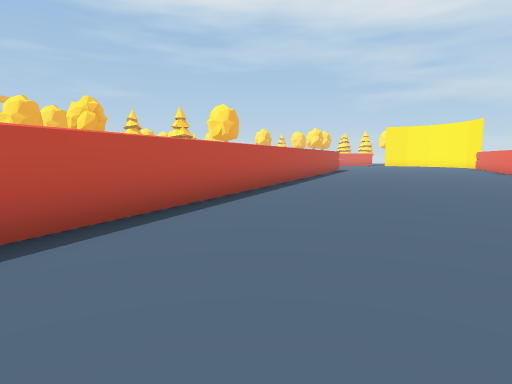
View 1 (above)

24 first-person views from a walk through a Unity game level. The camera is 0.72 m above the floor, tilts 6° down and sees 75° across. The floor is counted in squares, 1 m on a side. Each view is taken from the middle of a square. On the plan, view 1 faces up. The plan holds only what a view shows up to about 10 squares ahead; the rest is blank. The place goes on beyond the plan.

View 2
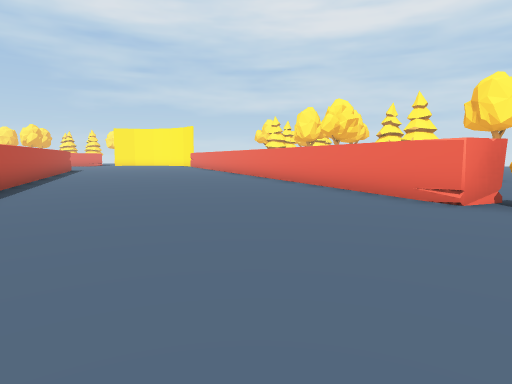

View 3
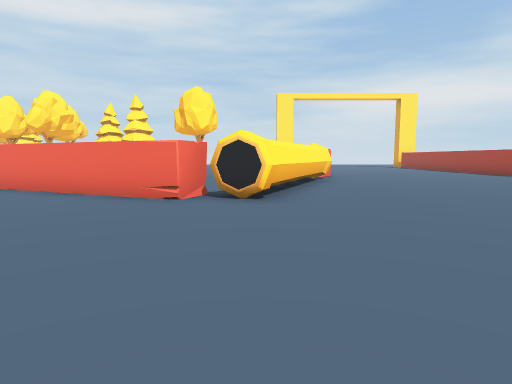

View 4
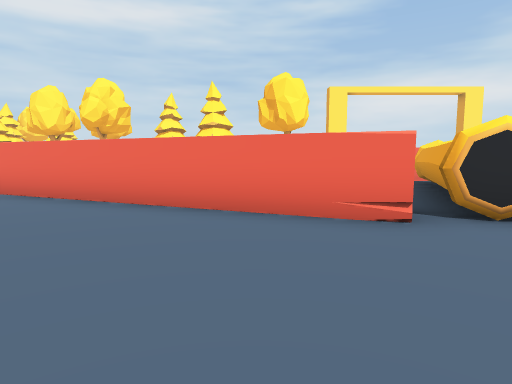

View 5
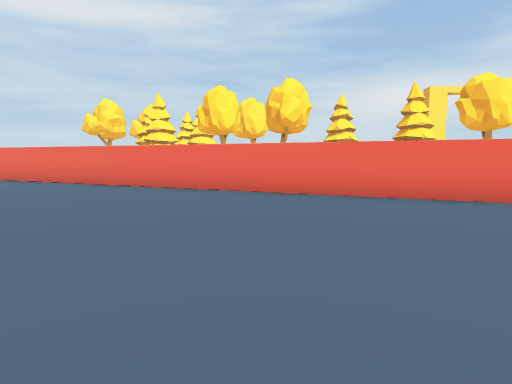

View 6
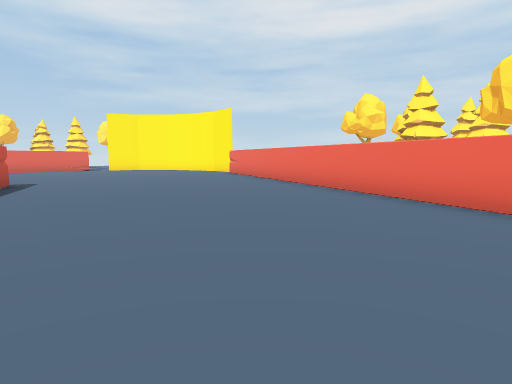

View 7
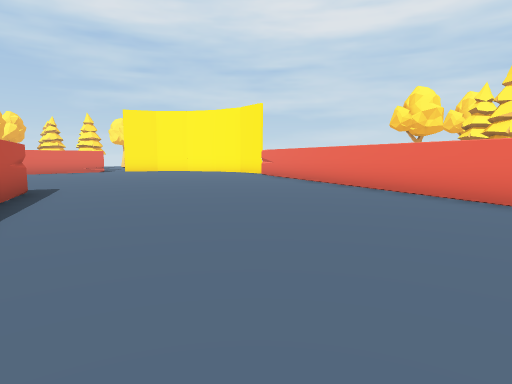

View 8
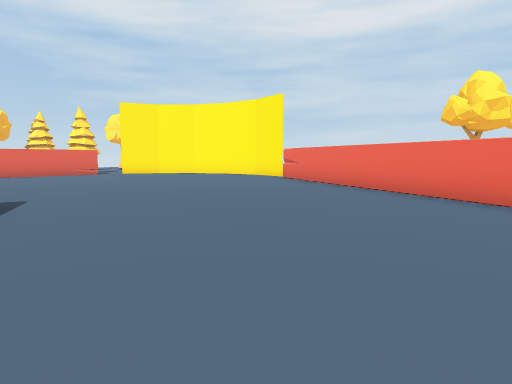

View 9
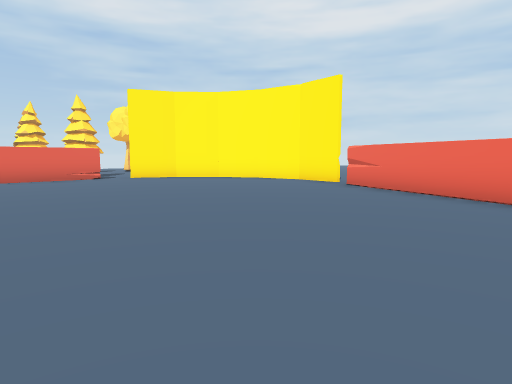

View 10
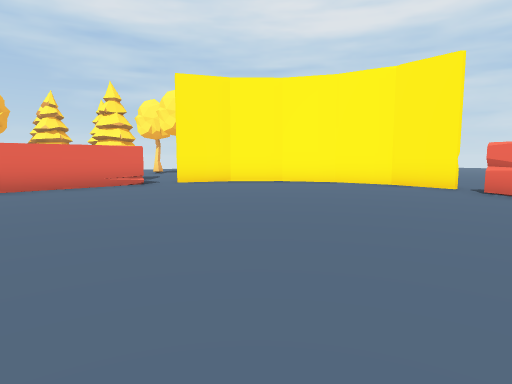

View 11
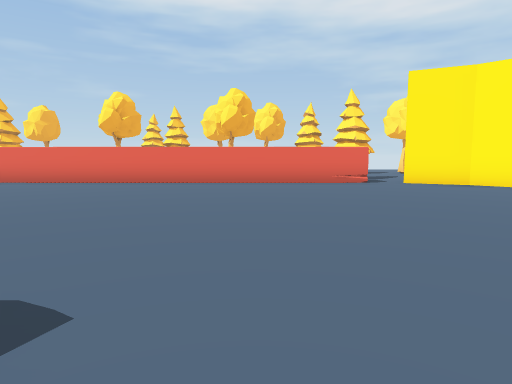

View 12
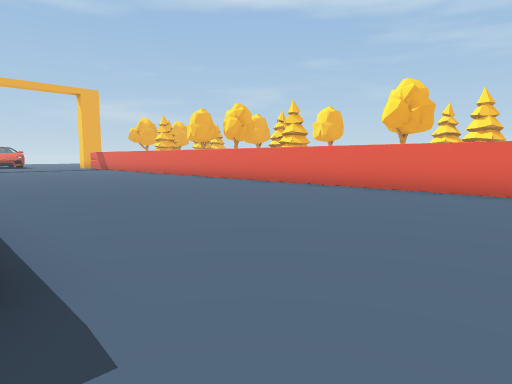

View 13
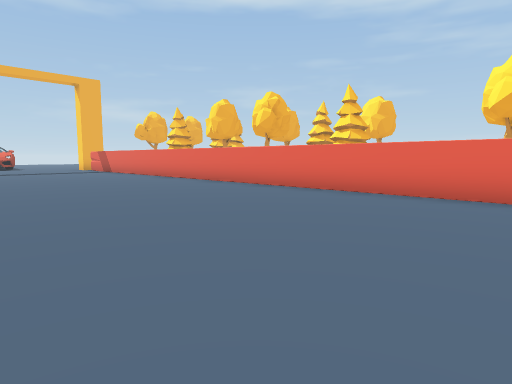

View 14
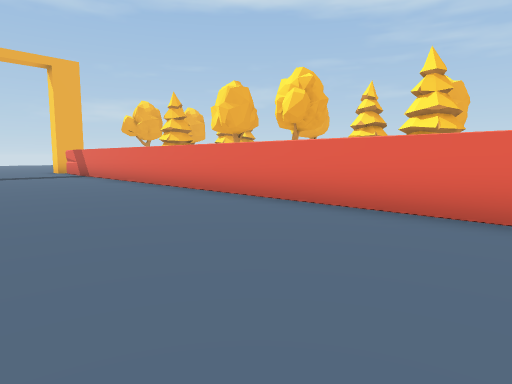

View 15
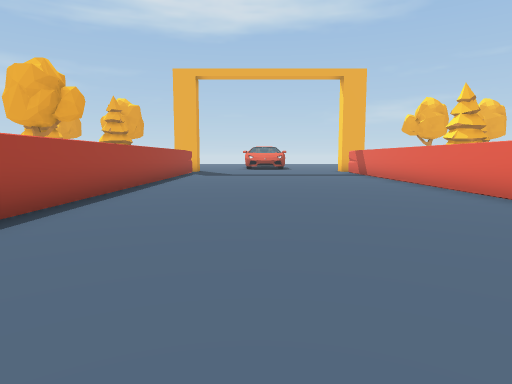

View 16
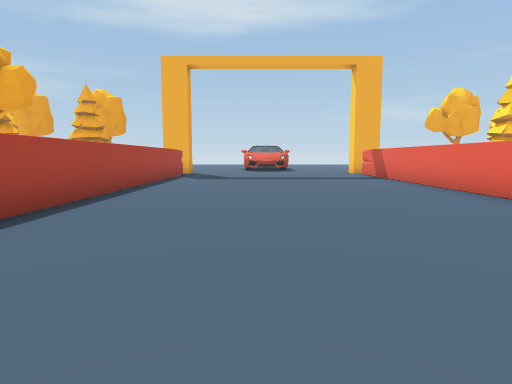

View 17
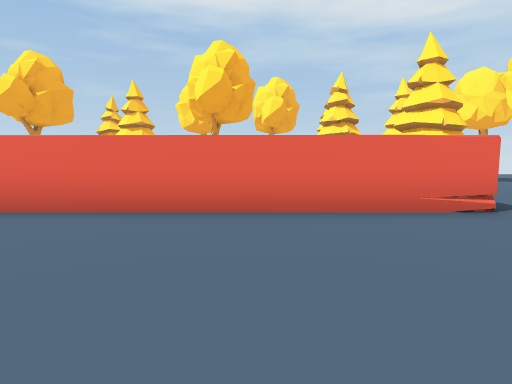

View 18
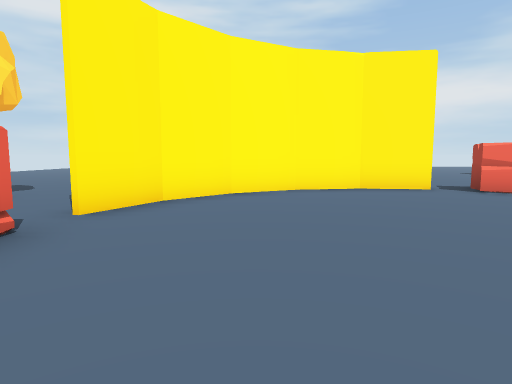

View 19
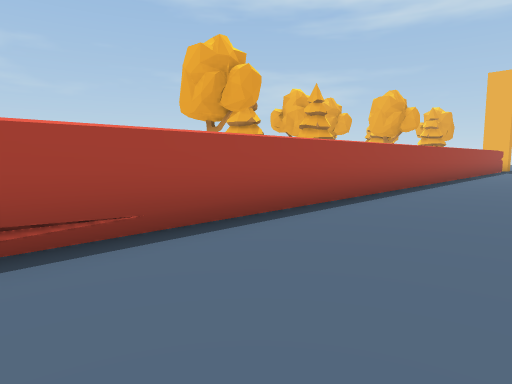

View 20
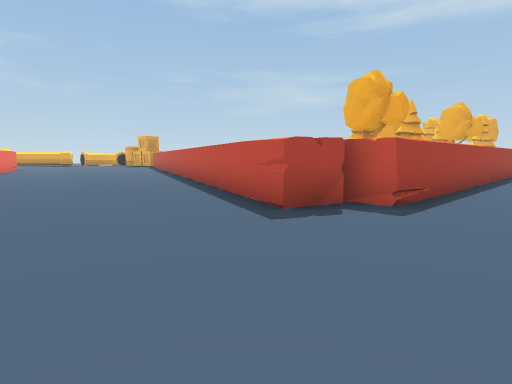

View 21
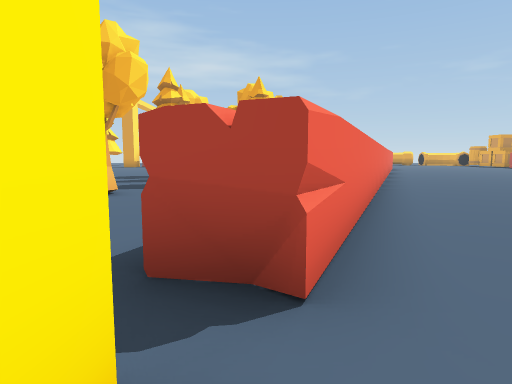

View 22
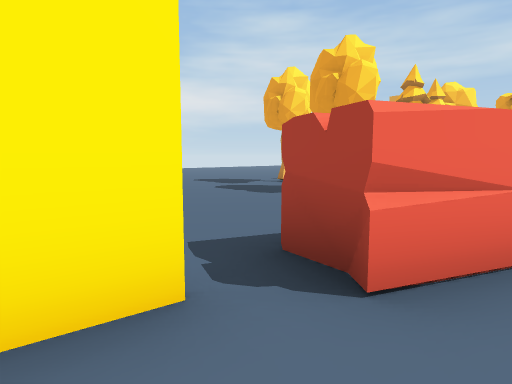

View 23
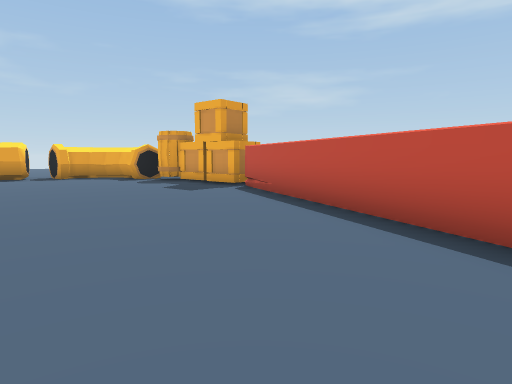

View 24
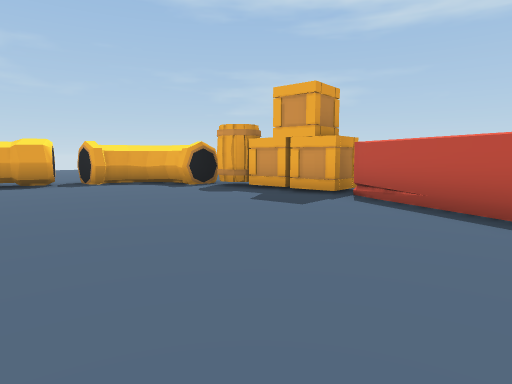

### Floor plan
Points are (right, up) in squares from view 1. A wall is a line through its corners. A room is listed if a view was taken in it or the views show most of it. See-through windows are left out.
Room 1 (views 1, 2, 3, 4, 5, 6, 7, 8, 9, 10, 11, 12, 13, 14, 15, 16, 17, 18, 19, 20, 21, 22, 23, 24)
walls: (3.6, 18.4) (4.5, 18) (2.1, 12.6); (3.1, 19) (3.2, 18.2); (1.4, 10.8) (-3.8, -1.2); (13.4, 20.1) (13.6, 21.6) (13.3, 23.1) (12.6, 24.5) (11.5, 25.5) (10.1, 26.2); (9.1, 26.3) (-12.5, 26.3); (5.5, -0.1) (4.6, 0.3) (12.8, 19.4) (13.7, 19); (-12.5, 19) (3.2, 19) (3.1, 18.6)
low walls: (3.9, 18.1) (4.5, 18); (13, 19.2) (13.7, 19)
ways out: gap at (11, -3)
objects: pine tree (-12, 28) to (-11, 29); pine tree (-6, 31) to (-5, 32); crate (-5, -2) to (-4, -2); crate (-4, -4) to (-4, -3); pine tree (-4, 29) to (-3, 30); barrel (-3, -4); pine tree (2, 32) to (3, 32); other object (5, -3) to (10, -1); pine tree (8, 31) to (9, 31); pine tree (9, 28) to (10, 29); pine tree (10, 31) to (11, 32); pine tree (11, 3) to (12, 4); pine tree (12, 11) to (13, 12); tree (12, 29); tree (12, 32); pine tree (15, 10) to (16, 11); pine tree (15, 12) to (16, 13); tree (16, 15); pine tree (17, 11) to (17, 12)

Positions as (right, up) in squares from view 1, and headings:
1: (0, 0), facing up
2: (-1, -1), facing up-right
3: (-1, -1), facing right
4: (1, 2), facing right
5: (1, 8), facing right
6: (3, 8), facing up-right
7: (3, 10), facing up-right
8: (4, 12), facing up-right
9: (5, 15), facing up-right
10: (5, 18), facing up-right
11: (6, 17), facing up
12: (5, 19), facing up-left
13: (2, 20), facing up-left
14: (-1, 22), facing up-left
15: (-1, 22), facing left
16: (-3, 22), facing left
17: (6, 22), facing up
18: (6, 24), facing right
19: (3, 22), facing down-left
20: (8, 21), facing down-left
21: (13, 21), facing down
22: (12, 21), facing down-right
23: (2, 5), facing down-left
24: (2, 2), facing down-left
